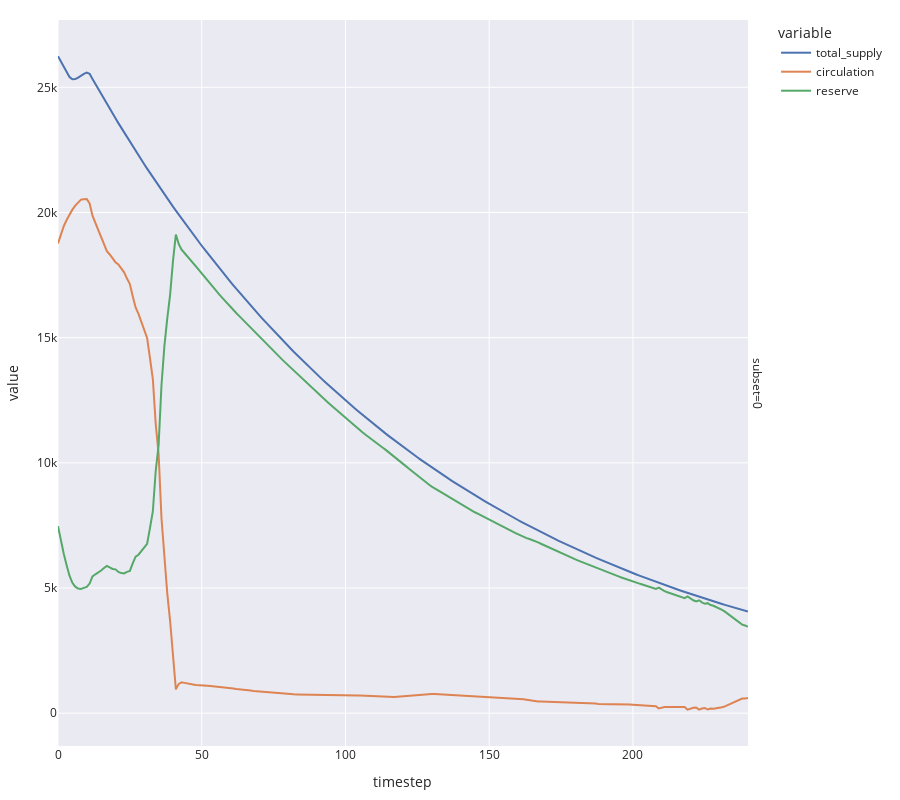

Source (notebook cell):
### Markdown cell above
# Analysis 

After adding in concepts for market saturation, productivity and diminishing marginal returns of outflows, and a pricing function we can see how the system evolves with various paramater choices.  

With sufficient **productivity** relative to maintainence, the system stabilizes near the top of the logistic curve representing market saturation. We see market cap increase while saturating the market, then stabilize and remain steady. Price increases faster during the growth phases, but continues to steadily increases after reaching market saturation as the circulating supply decreases as a result of steady inflows.

### Code cell
import plotly.express as px
fig = px.line(
    simulation_result,
    x='timestep',
    y=['total_supply', 'circulation', 'reserve'],
    facet_row='subset',
    height=800,
    template='seaborn'
)

fig.update_layout(
    margin=dict(l=20, r=20, t=20, b=20),
)

fig.show()

### Figure 1 — Plotly figure (JSON) as saved in the notebook; plotly's stock layout.template omitted (floating-point values rounded to 4 significant figures; data arrays with more than 128 entries replaced by an {"elided": "..."} marker saying what was removed)
{"data": [{"hovertemplate": "variable=total_supply<br>subset=0<br>timestep=%{x}<br>value=%{y}<extra></extra>", "legendgroup": "total_supply", "line": {"color": "rgb(76,114,176)", "dash": "solid"}, "mode": "lines", "name": "total_supply", "orientation": "v", "showlegend": true, "type": "scatter", "x": {"elided": "241 int values"}, "xaxis": "x", "y": {"elided": "241 float values"}, "yaxis": "y"}, {"hovertemplate": "variable=circulation<br>subset=0<br>timestep=%{x}<br>value=%{y}<extra></extra>", "legendgroup": "circulation", "line": {"color": "rgb(221,132,82)", "dash": "solid"}, "mode": "lines", "name": "circulation", "orientation": "v", "showlegend": true, "type": "scatter", "x": {"elided": "241 int values"}, "xaxis": "x", "y": {"elided": "241 float values"}, "yaxis": "y"}, {"hovertemplate": "variable=reserve<br>subset=0<br>timestep=%{x}<br>value=%{y}<extra></extra>", "legendgroup": "reserve", "line": {"color": "rgb(85,168,104)", "dash": "solid"}, "mode": "lines", "name": "reserve", "orientation": "v", "showlegend": true, "type": "scatter", "x": {"elided": "241 int values"}, "xaxis": "x", "y": {"elided": "241 float values"}, "yaxis": "y"}], "layout": {"annotations": [{"font": {}, "showarrow": false, "text": "subset=0", "textangle": 90, "x": 0.98, "xanchor": "left", "xref": "paper", "y": 0.5, "yanchor": "middle", "yref": "paper"}], "height": 800, "legend": {"title": {"text": "variable"}, "tracegroupgap": 0}, "margin": {"b": 20, "l": 20, "r": 20, "t": 20}, "xaxis": {"anchor": "y", "domain": [0, 0.98], "title": {"text": "timestep"}}, "yaxis": {"anchor": "x", "domain": [0, 1], "title": {"text": "value"}}}}
